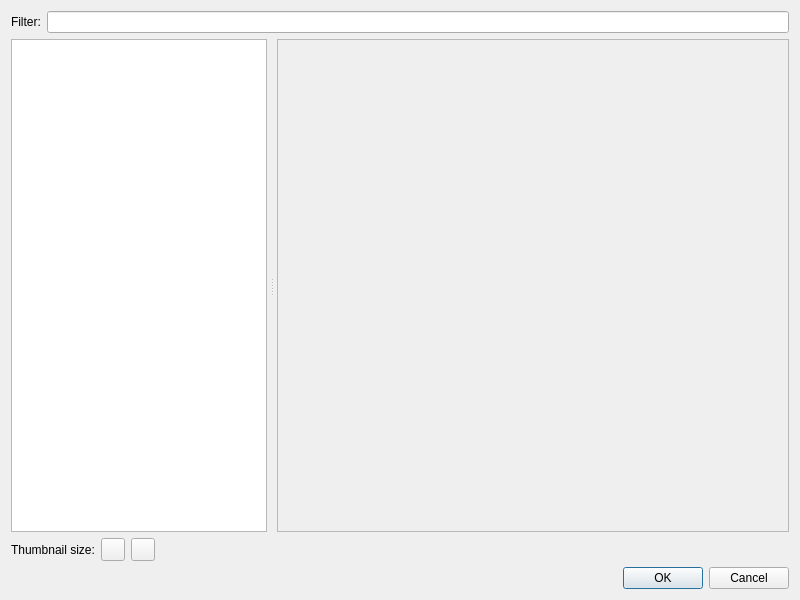
<?xml version="1.0" encoding="UTF-8"?>
<ui version="4.0">
 <class>SelectImages</class>
 <widget class="QDialog" name="SelectImages">
  <property name="geometry">
   <rect>
    <x>0</x>
    <y>0</y>
    <width>800</width>
    <height>600</height>
   </rect>
  </property>
  <property name="windowTitle">
   <string>Images</string>
  </property>
  <layout class="QVBoxLayout" name="verticalLayout">
   <item>
    <layout class="QHBoxLayout" name="horizontalLayout" stretch="0,0">
     <item>
      <widget class="QLabel" name="label">
       <property name="toolTip">
        <string>List only the file names which contain the text you enter.</string>
       </property>
       <property name="text">
        <string>Filter:</string>
       </property>
      </widget>
     </item>
     <item>
      <widget class="QLineEdit" name="Filter"/>
     </item>
    </layout>
   </item>
   <item>
    <widget class="QSplitter" name="splitter">
     <property name="sizePolicy">
      <sizepolicy hsizetype="Expanding" vsizetype="Expanding">
       <horstretch>0</horstretch>
       <verstretch>0</verstretch>
      </sizepolicy>
     </property>
     <property name="orientation">
      <enum>Qt::Horizontal</enum>
     </property>
     <property name="handleWidth">
      <number>10</number>
     </property>
     <property name="childrenCollapsible">
      <bool>false</bool>
     </property>
     <widget class="QTreeView" name="imageTree">
      <property name="sizePolicy">
       <sizepolicy hsizetype="Preferred" vsizetype="Expanding">
        <horstretch>0</horstretch>
        <verstretch>0</verstretch>
       </sizepolicy>
      </property>
      <property name="verticalScrollBarPolicy">
       <enum>Qt::ScrollBarAsNeeded</enum>
      </property>
      <property name="showDropIndicator" stdset="0">
       <bool>false</bool>
      </property>
      <property name="alternatingRowColors">
       <bool>true</bool>
      </property>
      <property name="selectionMode">
       <enum>QAbstractItemView::ExtendedSelection</enum>
      </property>
      <property name="sortingEnabled">
       <bool>false</bool>
      </property>
     </widget>
     <widget class="SelectImagePreviewer" name="preview">
      <property name="sizePolicy">
       <sizepolicy hsizetype="Preferred" vsizetype="Expanding">
        <horstretch>1</horstretch>
        <verstretch>0</verstretch>
       </sizepolicy>
      </property>
      <property name="minimumSize">
       <size>
        <width>100</width>
        <height>100</height>
       </size>
      </property>
      <property name="frameShape">
       <enum>QFrame::StyledPanel</enum>
      </property>
      <property name="text">
       <string/>
      </property>
      <property name="scaledContents">
       <bool>false</bool>
      </property>
      <property name="alignment">
       <set>Qt::AlignCenter</set>
      </property>
     </widget>
    </widget>
   </item>
   <item>
    <layout class="QHBoxLayout" name="horizontalLayout_2">
     <item>
      <widget class="QLabel" name="label_2">
       <property name="text">
        <string>Thumbnail size:</string>
       </property>
      </widget>
     </item>
     <item>
      <widget class="QToolButton" name="ThumbnailDecrease">
       <property name="icon">
        <iconset>
         <normaloff>:/main/list-remove_22px.png</normaloff>:/main/list-remove_22px.png</iconset>
       </property>
      </widget>
     </item>
     <item>
      <widget class="QToolButton" name="ThumbnailIncrease">
       <property name="icon">
        <iconset>
         <normaloff>:/main/list-add_22px.png</normaloff>:/main/list-add_22px.png</iconset>
       </property>
      </widget>
     </item>
     <item>
      <spacer name="horizontalSpacer">
       <property name="orientation">
        <enum>Qt::Horizontal</enum>
       </property>
       <property name="sizeHint" stdset="0">
        <size>
         <width>40</width>
         <height>20</height>
        </size>
       </property>
      </spacer>
     </item>
    </layout>
   </item>
   <item>
    <widget class="QDialogButtonBox" name="buttonBox">
     <property name="orientation">
      <enum>Qt::Horizontal</enum>
     </property>
     <property name="standardButtons">
      <set>QDialogButtonBox::Cancel|QDialogButtonBox::Ok</set>
     </property>
    </widget>
   </item>
  </layout>
 </widget>
 <customwidgets>
  <customwidget>
   <class>SelectImagePreviewer</class>
   <extends>QLabel</extends>
   <header>Misc/SelectImagePreviewer.h</header>
  </customwidget>
 </customwidgets>
 <resources/>
 <connections>
  <connection>
   <sender>buttonBox</sender>
   <signal>accepted()</signal>
   <receiver>SelectImages</receiver>
   <slot>accept()</slot>
   <hints>
    <hint type="sourcelabel">
     <x>248</x>
     <y>254</y>
    </hint>
    <hint type="destinationlabel">
     <x>157</x>
     <y>274</y>
    </hint>
   </hints>
  </connection>
  <connection>
   <sender>buttonBox</sender>
   <signal>rejected()</signal>
   <receiver>SelectImages</receiver>
   <slot>reject()</slot>
   <hints>
    <hint type="sourcelabel">
     <x>316</x>
     <y>260</y>
    </hint>
    <hint type="destinationlabel">
     <x>286</x>
     <y>274</y>
    </hint>
   </hints>
  </connection>
 </connections>
</ui>
